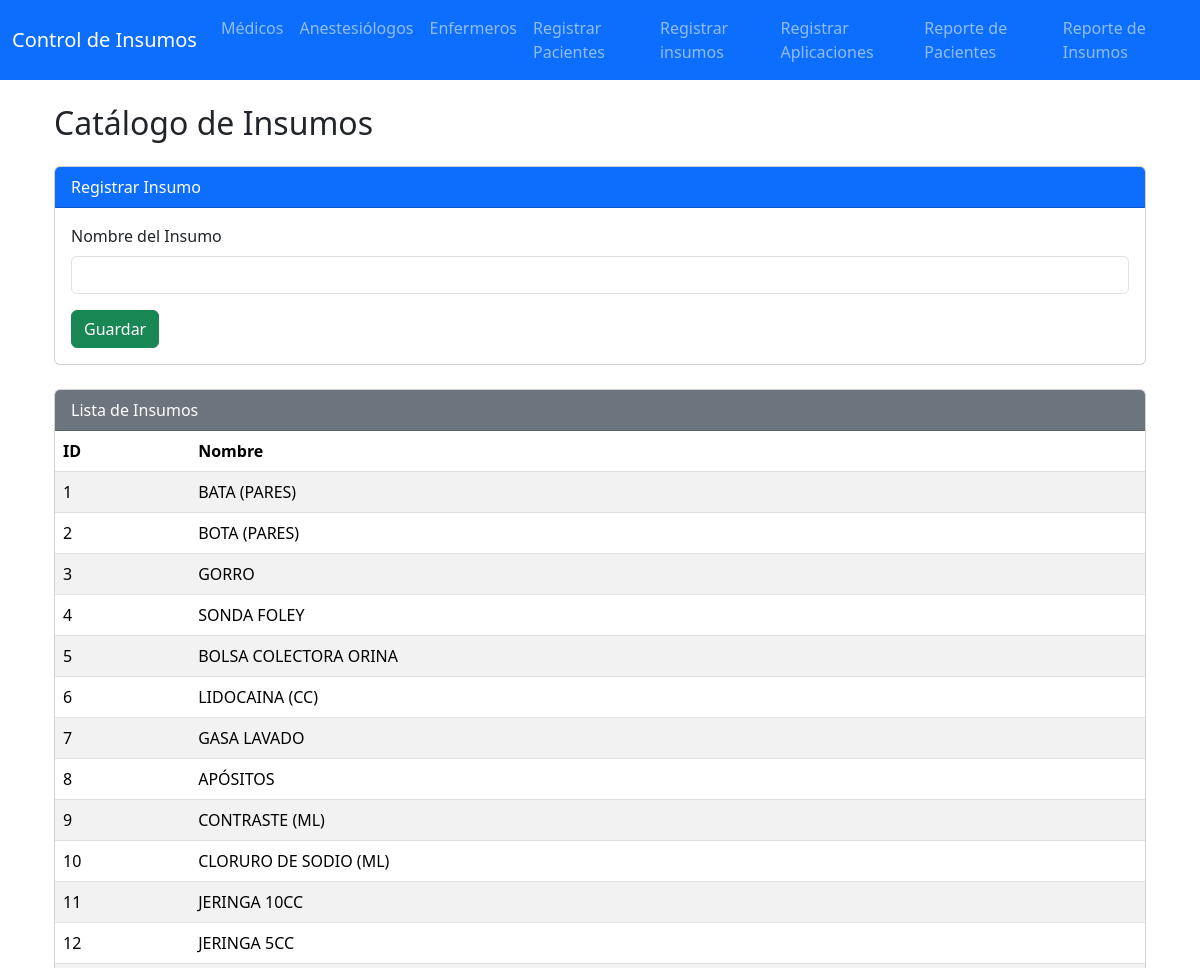
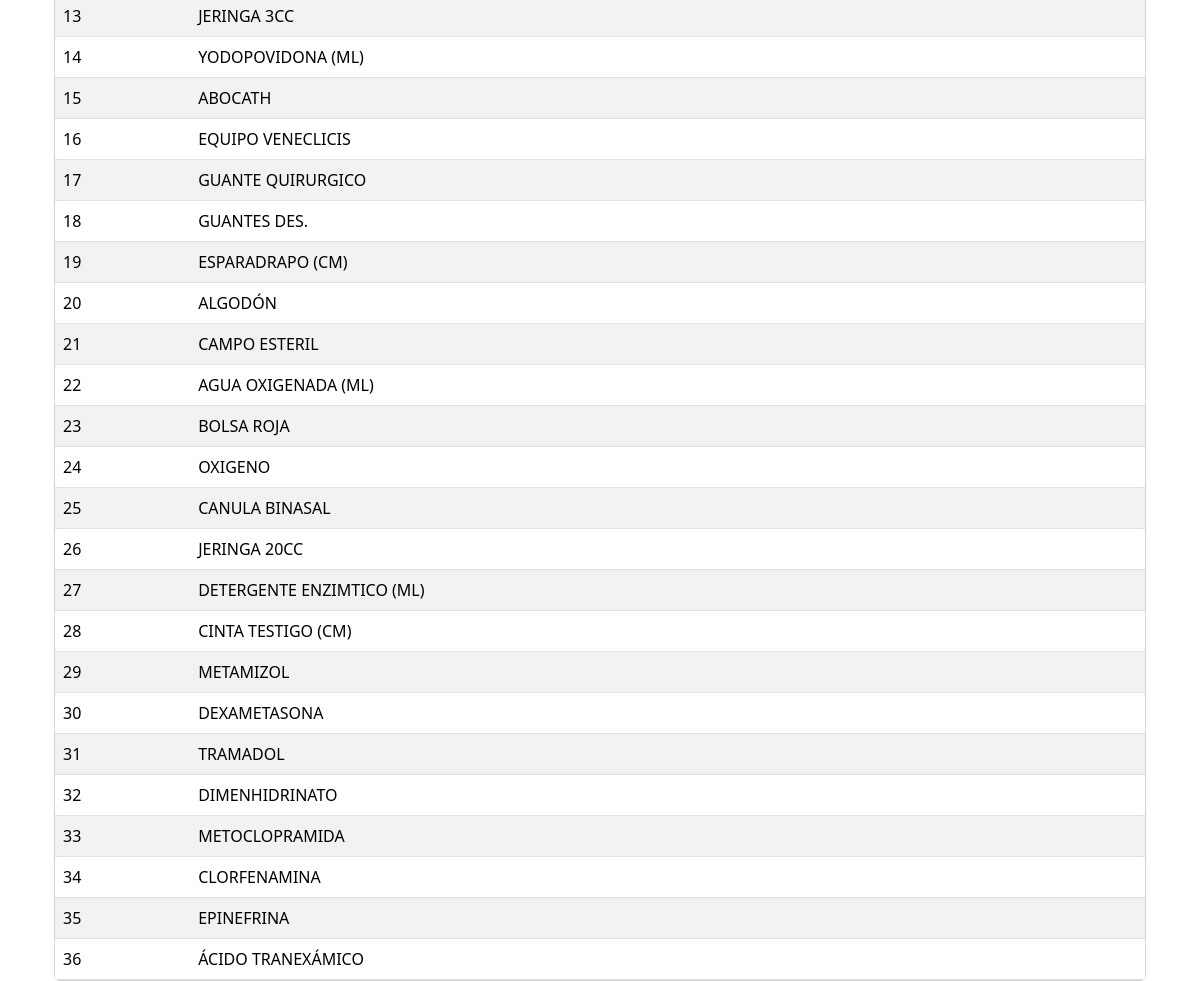
The app's page /insumos with its own data (2 pictures, top to bottom).
### tables this page shows
CREATE TABLE insumos_lista (
            id INTEGER PRIMARY KEY AUTOINCREMENT,
            nombre TEXT UNIQUE NOT NULL
        );

### app.py (the view)
@app.route("/insumos", methods=["GET", "POST"])
def insumos():
    if request.method == "POST":
        agregar_insumo(request.form["nombre"])
        return redirect(url_for("insumos"))
    lista = obtener_insumos()  # devuelve (id, nombre)
    return render_template("insumos.html", insumos=lista)

### database.py (called while the page is built)
def get_connection():
    return sqlite3.connect(DB_PATH)

### models.py (called while the page is built)
def obtener_insumos():
    conn = get_connection()
    c = conn.cursor()
    c.execute("SELECT * FROM insumos_lista")
    data = c.fetchall()
    conn.close()
    return data

### templates/insumos.html
{% extends "base.html" %}
{% block content %}
<div class="container mt-4">
  <h2 class="mb-4">Catálogo de Insumos</h2>
  <div class="card mb-4">
    <div class="card-header bg-primary text-white">
      Registrar Insumo
    </div>
    <div class="card-body">
      <form method="POST" action="{{ url_for('insumos') }}">
        <div class="mb-3">
          <label for="nombre" class="form-label">Nombre del Insumo</label>
          <input type="text" class="form-control" id="nombre" name="nombre" required>
        </div>
        <button type="submit" class="btn btn-success">Guardar</button>
      </form>
    </div>
  </div>
  <div class="card">
    <div class="card-header bg-secondary text-white">
      Lista de Insumos
    </div>
    <div class="card-body p-0">
      <table class="table table-striped m-0">
        <thead>
          <tr>
            <th>ID</th>
            <th>Nombre</th>
          </tr>
        </thead>
        <tbody>
          {% for insumo in insumos %}
          <tr>
            <td>{{ insumo[0] }}</td>
            <td>{{ insumo[1] }}</td>
          </tr>
          {% else %}
          <tr>
            <td colspan="2" class="text-center">No hay insumos registrados</td>
          </tr>
          {% endfor %}
        </tbody>
      </table>
    </div>
  </div>
</div>
{% endblock %}

### templates/base.html (shortened to what this page needs)
<!DOCTYPE html>
<html lang="es">
<head>
  <link href="https://cdn.jsdelivr.net/npm/bootstrap@5.3.2/dist/css/bootstrap.min.css" rel="stylesheet">
</head>
<body>
  <nav class="navbar navbar-expand-lg navbar-dark bg-primary mb-4">
    <div class="container-fluid">
      <a class="navbar-brand" href="{{ url_for('home') }}">Control de Insumos</a>
      <div class="collapse navbar-collapse" id="navbarNav">
        <ul class="navbar-nav me-auto">
          <li class="nav-item"><a class="nav-link" href="{{ url_for('medicos') }}">Médicos</a></li>
          <li class="nav-item"><a class="nav-link" href="{{ url_for('anestesiologos') }}">Anestesiólogos</a></li>
          <li class="nav-item"><a class="nav-link" href="{{ url_for('enfermeros') }}">Enfermeros</a></li>
          <li class="nav-item"><a class="nav-link" href="{{ url_for('pacientes') }}">Registrar Pacientes</a></li>
         <li class="nav-item"><a class="nav-link" href="{{ url_for('insumos') }}">Registrar insumos</a></li>
          <li class="nav-item"><a class="nav-link" href="{{ url_for('aplicacion') }}">Registrar Aplicaciones </a></li>
          <li class="nav-item"><a class="nav-link" href="{{ url_for('reporte_pacientes') }}">Reporte de Pacientes</a></li>
          <li class="nav-item"><a class="nav-link" href="{{ url_for('reporte_total_insumos') }}">Reporte de Insumos</a></li>
        </ul>
      </div>
    </div>
  </nav>
  <div class="container">
    {% block content %}
    {% endblock %}
  </div>
</body>
</html>

### records on screen
insumos_lista: id "1", nombre "BATA (PARES)"
insumos_lista: id "2", nombre "BOTA (PARES)"
insumos_lista: id "3", nombre "GORRO"
insumos_lista: id "4", nombre "SONDA FOLEY"
insumos_lista: id "5", nombre "BOLSA COLECTORA ORINA"
insumos_lista: id "6", nombre "LIDOCAINA (CC)"
insumos_lista: id "7", nombre "GASA LAVADO"
insumos_lista: id "8", nombre "APÓSITOS"
insumos_lista: id "9", nombre "CONTRASTE (ML)"
insumos_lista: id "10", nombre "CLORURO DE SODIO (ML)"
insumos_lista: id "11", nombre "JERINGA 10CC"
insumos_lista: id "12", nombre "JERINGA 5CC"
insumos_lista: id "13", nombre "JERINGA 3CC"
insumos_lista: id "14", nombre "YODOPOVIDONA (ML)"
insumos_lista: id "15", nombre "ABOCATH"
insumos_lista: id "16", nombre "EQUIPO VENECLICIS"
insumos_lista: id "17", nombre "GUANTE QUIRURGICO"
insumos_lista: id "18", nombre "GUANTES DES."
insumos_lista: id "19", nombre "ESPARADRAPO (CM)"
insumos_lista: id "20", nombre "ALGODÓN"
insumos_lista: id "21", nombre "CAMPO ESTERIL"
insumos_lista: id "22", nombre "AGUA OXIGENADA (ML)"
insumos_lista: id "23", nombre "BOLSA ROJA"
insumos_lista: id "24", nombre "OXIGENO"
insumos_lista: id "25", nombre "CANULA BINASAL"
insumos_lista: id "26", nombre "JERINGA 20CC"
insumos_lista: id "27", nombre "DETERGENTE ENZIMTICO (ML)"
insumos_lista: id "28", nombre "CINTA TESTIGO (CM)"
insumos_lista: id "29", nombre "METAMIZOL"
insumos_lista: id "30", nombre "DEXAMETASONA"
insumos_lista: id "31", nombre "TRAMADOL"
insumos_lista: id "32", nombre "DIMENHIDRINATO"
insumos_lista: id "33", nombre "METOCLOPRAMIDA"
insumos_lista: id "34", nombre "CLORFENAMINA"
insumos_lista: id "35", nombre "EPINEFRINA"
insumos_lista: id "36", nombre "ÁCIDO TRANEXÁMICO"
